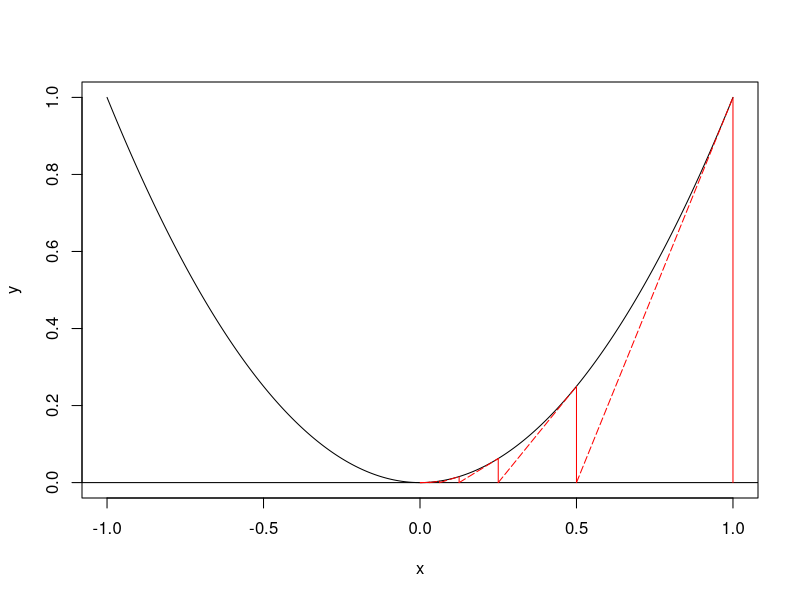
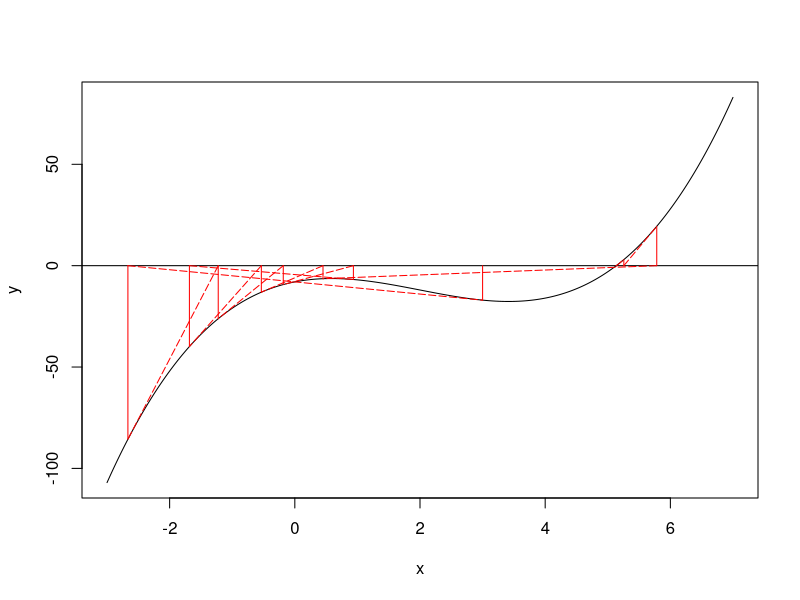
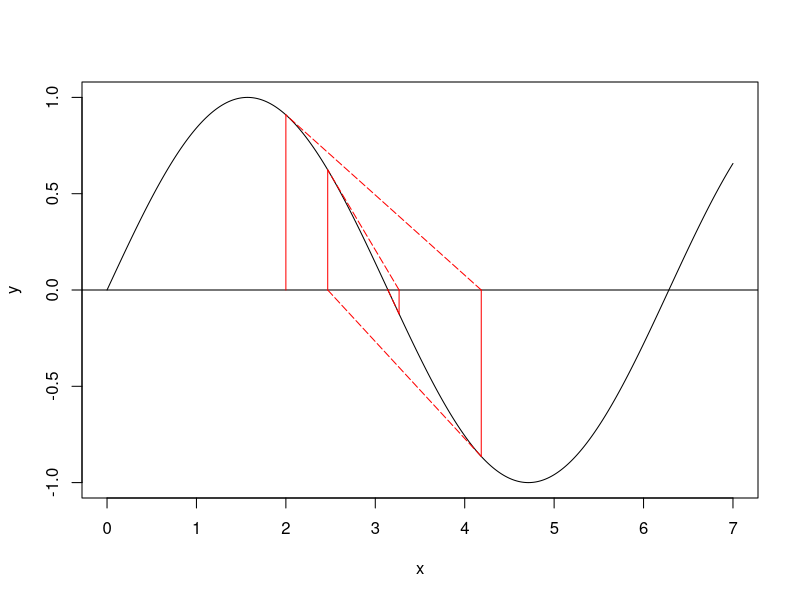
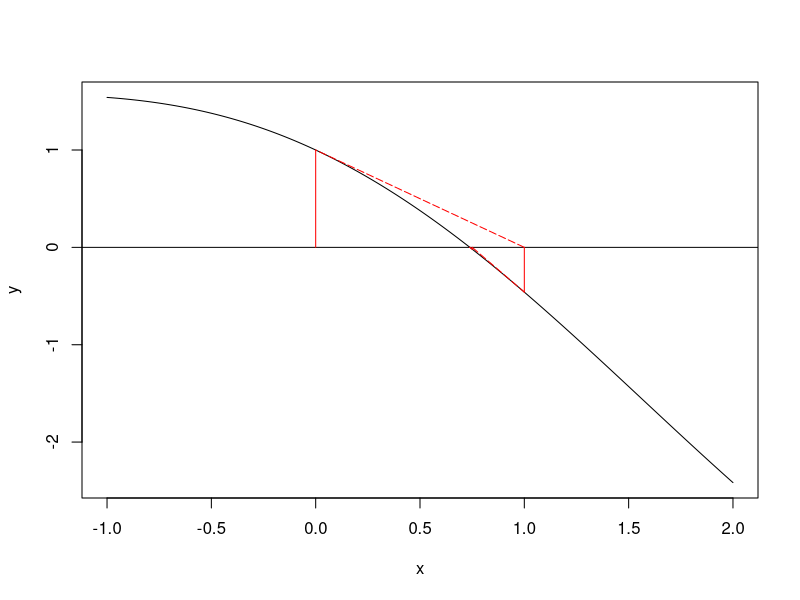

The R source for these figures, in order:
newton <- function(fx, fx2, start, tol = 1e-3, maxitr = 1000){
  res <- start
  distance <- -Inf
  x1 <- start
  i <- 1
  while(i <= maxitr & abs(distance) > tol){
    x2 <- x1 - fx(x1) / fx2(x1)
    res <- c(res, x2)
    distance <- abs(x2 - x1)
    x1 <- x2
    print(paste0("iteration ", i, ": ", "X = ", x1, ", Y = ", fx(x1)))
    i <- i + 1
  }
  if(abs(distance) > tol){
    print("fail to converge, please try another start value")
  }
  print(paste0("converged! the root is ", x1))
  return(list(root = x2,
              res = res))
}

plot.process <- function(fx, fx2, res, xrange = c(-1, 1)){
  grid <- seq(from = xrange[1], to = xrange[2], length.out = 1000)
  plot(grid, fx(grid), type = "l", xlab = "x", ylab = "y")
  abline(a = 0, b = 0)
  for(i in 1:length(res)){
    x <- res[i]
    segments(x0 = x, y0 = 0, x1 = x, y1 = fx(x), col = "red")
    if(i > 1){
      segments(x0 = x, y0 = 0, x1 = res[i - 1], y1 = fx(res[i - 1]), col = "red", lty = 5)
    }
  }
}


##### f(x) = x^2 ####
fx.1 <- function(x){
  return(x^2)
}
fx2.1 <- function(x){
  return(2 * x)
}

temp <- newton(fx = fx.1, fx2 = fx2.1, start = 1)
plot.process(fx.1, fx.2, res = temp$res)


#### f(x) = (x - 2)^3 - 6x
fx.1 <- function(x){
  return((x - 2)^3 - 6 * x)
}
fx2.1 <- function(x){
  return(3 * (x - 2)^2 - 6)
}

temp <- newton(fx = fx.1, fx2 = fx2.1, start = 3)
plot.process(fx.1, fx.2, res = temp$res, xrange = c(-3, 7))


#### f(x) = sin(x) ####
fx.1 <- function(x){
  return(sin(x))
}
fx2.1 <- function(x){
  return(cos(x))
}

temp <- newton(fx = fx.1, fx2 = fx2.1, start = 2)
plot.process(fx.1, fx.2, res = temp$res, xrange = c(0, 7))


#### f(x) = cos(x) - x ####
fx.1 <- function(x){
  return(cos(x) - x)
}
fx2.1 <- function(x){
  return(-sin(x) - 1)
}

temp <- newton(fx = fx.1, fx2 = fx2.1, start = 0)
plot.process(fx.1, fx.2, res = temp$res, xrange = c(-1, 2))

